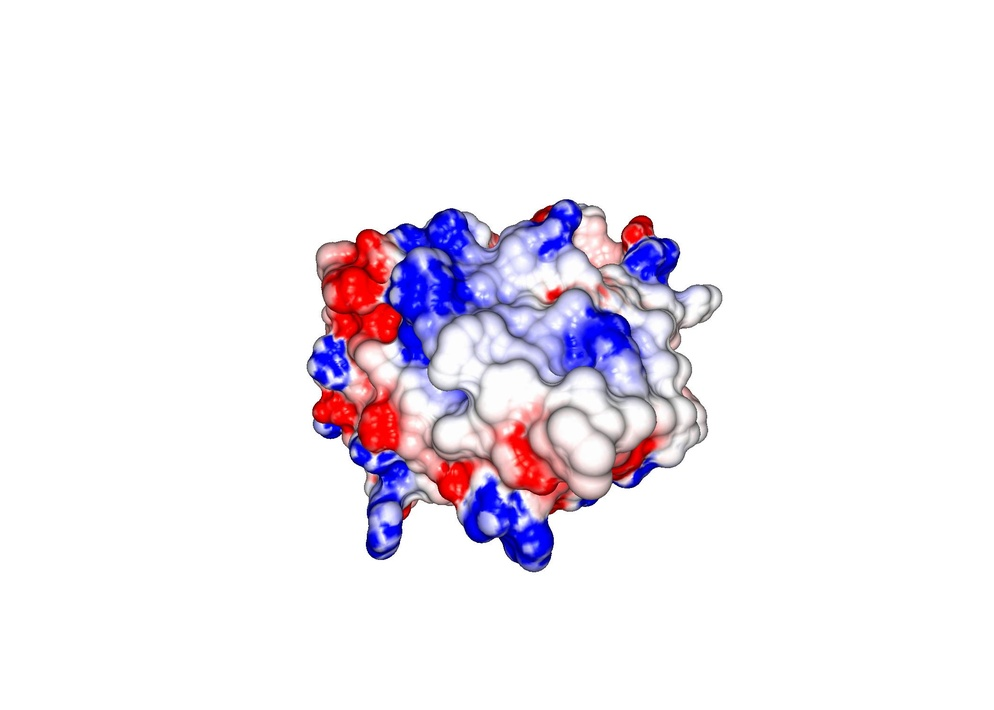
#> input picture data/images/grasp/zikv/ALPVYLMTL_5K.jpg, 994 x 710 px, shrunk from 2100 x 1500 before the run, found by its file name
$ python spyder23_RGBchannels.py
#> lines starting #> are read from the running program, lines starting #| are printed output that depends on the picture
#!/usr/bin/env python3
# -*- coding: utf-8 -*-
"""
Created on Sun Dec 27 17:27:58 2020
[REF](/watch?v=YuHaD-yG_D4&list=PLHae9ggVvqPgyRQQOtENr6hK0m1UquGaG&index=24)actor by
@author: bragatte
"""
from skimage import io
img = io.imread('data/images/grasp/zikv/ALPVYLMTL_5K.jpg')
#> img is the input picture: shape (710, 994, 3); mean R, G, B 241.1, 235.9, 243.4
# [4 lines of commented-out code are left out]

img1=img[:, :, :]
print(img1.shape)
#| (710, 994, 3)

###Next, let us extract each channel image.
img2=img1[0,:,:]  #First channel, Red
#> img2 = 994 rows, first 8: [255, 255, 255], [255, 255, 255], [255, 255, 255], [255, 255, 255], [255, 255, 255], [255, 255, 255], [255, 255, 255], [255, 255, 255]
img3=img1[1,:,:] #Second channel, Green
#> img3 has the same summary as img2
img4=img1[2,:,:] #Third channel, Blue DAPI
#> img4 has the same summary as img2

from matplotlib import pyplot as plt

fig = plt.figure(figsize=(10, 10))
ax1 = fig.add_subplot(2,2,1)
ax1.imshow(img2, cmap='hot')
ax1.title.set_text('1st channel')
ax2 = fig.add_subplot(2,2,2)
ax2.imshow(img3, cmap='hot')
ax2.title.set_text('2nd channel')
ax3 = fig.add_subplot(2,2,3)
ax3.imshow(img4, cmap='hot')
ax3.title.set_text('3rd channel')
plt.show()
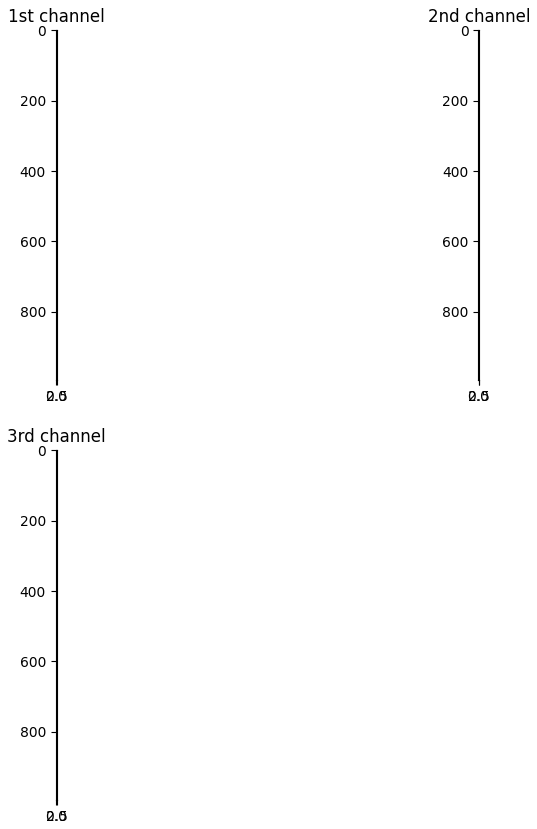
#> figure drawn by matplotlib, 3 panels
